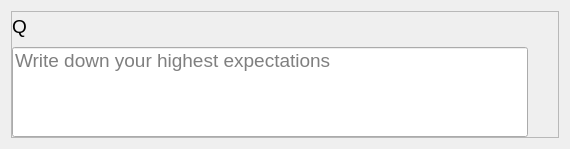
<?xml version="1.0" encoding="UTF-8"?>
<ui version="4.0">
 <class>Form</class>
 <widget class="QWidget" name="Form">
  <property name="geometry">
   <rect>
    <x>0</x>
    <y>0</y>
    <width>570</width>
    <height>149</height>
   </rect>
  </property>
  <property name="windowTitle">
   <string>Form</string>
  </property>
  <layout class="QVBoxLayout" name="verticalLayout">
   <item>
    <widget class="QFrame" name="frame_9">
     <property name="frameShape">
      <enum>QFrame::StyledPanel</enum>
     </property>
     <property name="frameShadow">
      <enum>QFrame::Raised</enum>
     </property>
     <layout class="QVBoxLayout" name="verticalLayout_17">
      <property name="leftMargin">
       <number>0</number>
      </property>
      <property name="topMargin">
       <number>0</number>
      </property>
      <property name="rightMargin">
       <number>30</number>
      </property>
      <property name="bottomMargin">
       <number>0</number>
      </property>
      <item>
       <widget class="QLabel" name="labelTitle">
        <property name="minimumSize">
         <size>
          <width>30</width>
          <height>0</height>
         </size>
        </property>
        <property name="font">
         <font>
          <pointsize>14</pointsize>
         </font>
        </property>
        <property name="text">
         <string>Q</string>
        </property>
       </widget>
      </item>
      <item>
       <widget class="QLineEdit" name="lineEdit_2">
        <property name="minimumSize">
         <size>
          <width>0</width>
          <height>90</height>
         </size>
        </property>
        <property name="font">
         <font>
          <pointsize>14</pointsize>
         </font>
        </property>
        <property name="alignment">
         <set>Qt::AlignLeading|Qt::AlignLeft|Qt::AlignTop</set>
        </property>
        <property name="placeholderText">
         <string>Write down your highest expectations</string>
        </property>
       </widget>
      </item>
     </layout>
    </widget>
   </item>
  </layout>
 </widget>
 <resources/>
 <connections/>
</ui>
